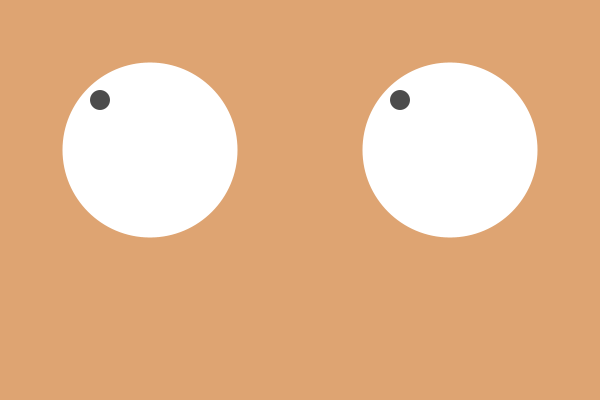
Frame 1 (no input)
Frame 60 (the mouse pressed at the canvas centre just before this capture): identical to frame 1, image omitted
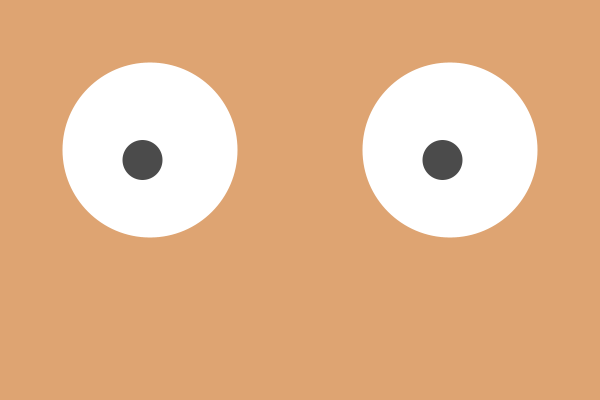
Frame 120 (the mouse held since frame 60 and released just before this capture)

The Processing sketch that drew these frames (run headless with seeded random() and noise(); from frame 60 on, the mouse is pressed at the canvas centre):

// Processing sketch: processing_95724
// ── processing_95724.pde

int w = 20;
int h = 20;
float x = map (mouseX, 0, width, 100, 100);
float y = map (mouseY, 0, width, 100, 280);
 
 void setup () {
 size(600,400);
 smooth();
}
 
 void draw() {
 background(#DEA472);
 ellipseMode(CENTER);
  
//eyeball
 fill(255);
 noStroke();
 ellipse(150, 150, 175, 175);
 ellipse(450, 150, 175, 175);
 
 
//pupils
  float x = map (mouseX, 0, width, 100, 185);
  float y = map (mouseY, 0, width, 100, 280);
  fill (0, 0, 0, 180);
  ellipse (x, y, w, h);
  fill (0, 0, 0, 180);
  ellipse (x+300, y, w, h);
 }
 
 
 void mousePressed() {
  if (w>10) {
    w = w + 20;
    h = h + 20;
  }
    if (w>200)  {
    w = 20;
    h = 20;
  }
  }
